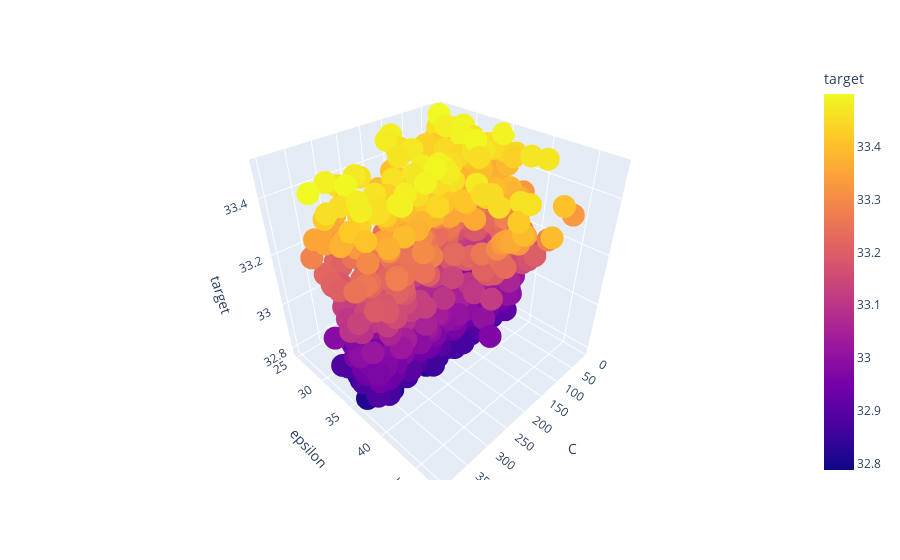

Notebook code for this chart:
### Code cell
px.scatter_3d(df3, x = "C", y = "epsilon", z = "target", color = "target", hover_data = ["epsilon", "C", "lamda", "gamma"])

### Figure 1 — Plotly figure (JSON) as saved in the notebook; plotly's stock layout.template omitted (floating-point values rounded to 4 significant figures; data arrays with more than 128 entries replaced by an {"elided": "..."} marker saying what was removed)
{"data": [{"customdata": {"elided": "989x2 float values"}, "hovertemplate": "C=%{x}<br>epsilon=%{y}<br>target=%{marker.color}<br>lamda=%{customdata[0]}<br>gamma=%{customdata[1]}<extra></extra>", "legendgroup": "", "marker": {"color": {"elided": "989 float values"}, "coloraxis": "coloraxis", "symbol": "circle"}, "mode": "markers", "name": "", "scene": "scene", "showlegend": false, "type": "scatter3d", "x": {"elided": "989 float values"}, "y": {"elided": "989 float values"}, "z": {"elided": "989 float values"}}], "layout": {"coloraxis": {"colorbar": {"title": {"text": "target"}}, "colorscale": [[0, "#0d0887"], [0.1111, "#46039f"], [0.2222, "#7201a8"], [0.3333, "#9c179e"], [0.4444, "#bd3786"], [0.5556, "#d8576b"], [0.6667, "#ed7953"], [0.7778, "#fb9f3a"], [0.8889, "#fdca26"], [1, "#f0f921"]]}, "legend": {"tracegroupgap": 0}, "margin": {"t": 60}, "scene": {"domain": {"x": [0, 1], "y": [0, 1]}, "xaxis": {"title": {"text": "C"}}, "yaxis": {"title": {"text": "epsilon"}}, "zaxis": {"title": {"text": "target"}}}}}
